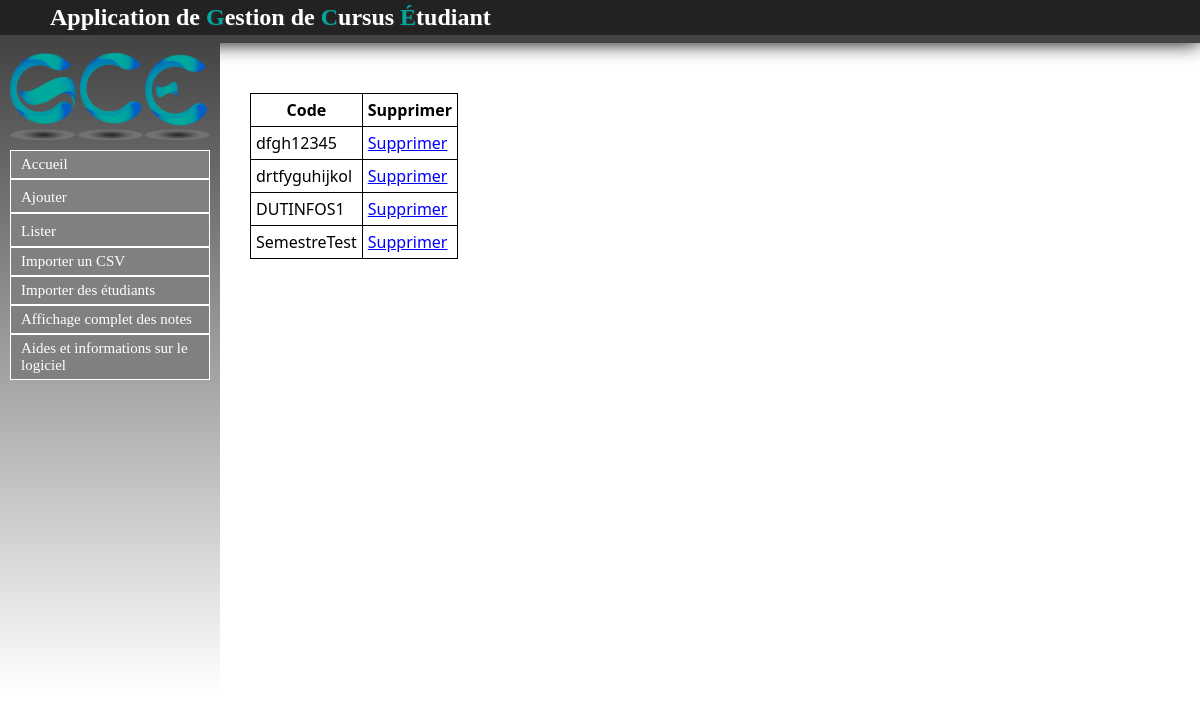
Before: /Semestre/listerSemestre with the older database file.
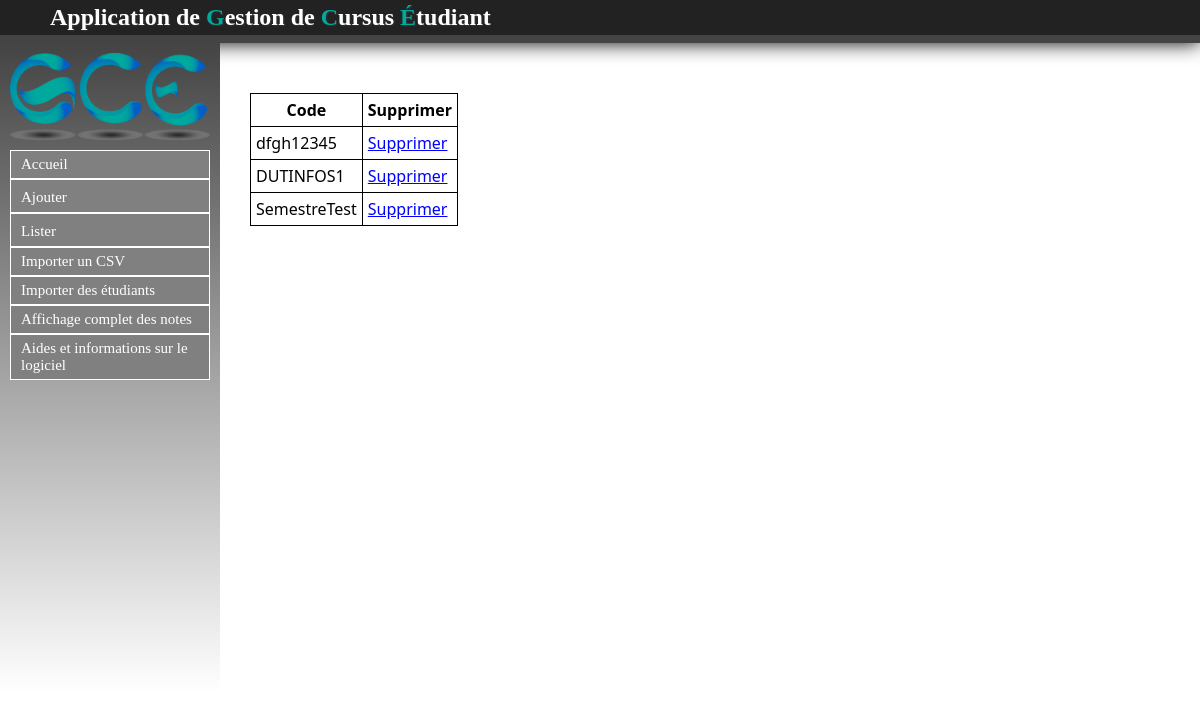
After: the same page with the newer database file.
### Semestre/models.py (models this page shows, shortened)
class Semestre(models.Model):
	code = models.CharField(max_length=30,null=False)
	intitule = models.CharField(max_length=30, null=False)
	diplome = models.ForeignKey(Diplome, null=True)

### Semestre/views.py (the view)
def listerSemestre(request):
	semestre = Semestre.objects.all()
	return render(request, 'contenu_html/listerSemestre.html',{'semestre': semestre})

### Semestre/templates/contenu_html/listerSemestre.html (shortened to what this page needs)
{% extends "templates/base.html" %}
{% block content %}
{% if not semestre %}
	<p>Pas d'unité d'enseignement</p>
{% else %}
	<table style="border:1px solid black; border-collapse : collapse;">
	<tr>
		<th style="border:1px solid black;">Code</th>
		<th style="border:1px solid black;">Supprimer</th>
	</tr>
{% endif %}
{% for sem in semestre %}
	<tr>
		<td style="border:1px solid black;">{{ sem.code }}</td>
		<td><a href="supprsem/{{ sem.id }}">Supprimer</a></td>
	</tr>
{% endfor %}
</table>
{% endblock %}

Changed rows visible on the page:
removed Semestre: code "drtfyguhijkol"
